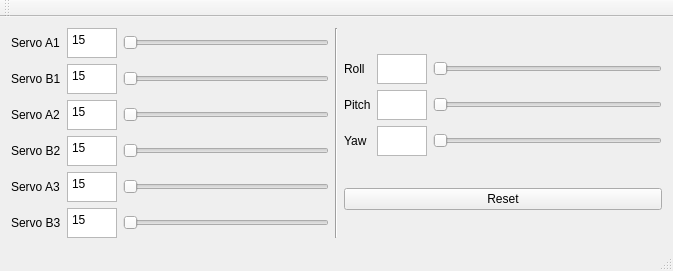
<?xml version="1.0" encoding="UTF-8"?>
<ui version="4.0">
 <class>MainWindow</class>
 <widget class="QMainWindow" name="MainWindow">
  <property name="geometry">
   <rect>
    <x>0</x>
    <y>0</y>
    <width>673</width>
    <height>245</height>
   </rect>
  </property>
  <property name="windowTitle">
   <string>MainWindow</string>
  </property>
  <widget class="QWidget" name="centralWidget">
   <layout class="QHBoxLayout" name="horizontalLayout_5">
    <item>
     <layout class="QHBoxLayout" name="horizontalLayout">
      <item>
       <layout class="QVBoxLayout" name="verticalLayout_2">
        <item>
         <layout class="QGridLayout" name="gridLayout_2">
          <item row="5" column="0">
           <widget class="QLabel" name="label_6">
            <property name="text">
             <string>Servo B3</string>
            </property>
           </widget>
          </item>
          <item row="4" column="0">
           <widget class="QLabel" name="label_5">
            <property name="text">
             <string>Servo A3</string>
            </property>
           </widget>
          </item>
          <item row="2" column="0">
           <widget class="QLabel" name="label_3">
            <property name="text">
             <string>Servo A2</string>
            </property>
           </widget>
          </item>
          <item row="5" column="4">
           <widget class="QSlider" name="horizontalSlider_6">
            <property name="minimum">
             <number>15</number>
            </property>
            <property name="maximum">
             <number>180</number>
            </property>
            <property name="value">
             <number>15</number>
            </property>
            <property name="orientation">
             <enum>Qt::Horizontal</enum>
            </property>
           </widget>
          </item>
          <item row="1" column="4">
           <widget class="QSlider" name="horizontalSlider_2">
            <property name="minimum">
             <number>15</number>
            </property>
            <property name="maximum">
             <number>180</number>
            </property>
            <property name="value">
             <number>15</number>
            </property>
            <property name="orientation">
             <enum>Qt::Horizontal</enum>
            </property>
           </widget>
          </item>
          <item row="0" column="4">
           <widget class="QSlider" name="horizontalSlider">
            <property name="minimum">
             <number>15</number>
            </property>
            <property name="maximum">
             <number>180</number>
            </property>
            <property name="value">
             <number>15</number>
            </property>
            <property name="orientation">
             <enum>Qt::Horizontal</enum>
            </property>
           </widget>
          </item>
          <item row="3" column="4">
           <widget class="QSlider" name="horizontalSlider_4">
            <property name="minimum">
             <number>15</number>
            </property>
            <property name="maximum">
             <number>180</number>
            </property>
            <property name="value">
             <number>15</number>
            </property>
            <property name="orientation">
             <enum>Qt::Horizontal</enum>
            </property>
           </widget>
          </item>
          <item row="0" column="0">
           <widget class="QLabel" name="label">
            <property name="text">
             <string>Servo A1</string>
            </property>
           </widget>
          </item>
          <item row="2" column="4">
           <widget class="QSlider" name="horizontalSlider_3">
            <property name="minimum">
             <number>15</number>
            </property>
            <property name="maximum">
             <number>180</number>
            </property>
            <property name="value">
             <number>15</number>
            </property>
            <property name="orientation">
             <enum>Qt::Horizontal</enum>
            </property>
           </widget>
          </item>
          <item row="3" column="0">
           <widget class="QLabel" name="label_4">
            <property name="text">
             <string>Servo B2</string>
            </property>
           </widget>
          </item>
          <item row="1" column="0">
           <widget class="QLabel" name="label_2">
            <property name="text">
             <string>Servo B1</string>
            </property>
           </widget>
          </item>
          <item row="2" column="1">
           <widget class="QTextEdit" name="textEdit_6">
            <property name="maximumSize">
             <size>
              <width>50</width>
              <height>30</height>
             </size>
            </property>
            <property name="html">
             <string>&lt;!DOCTYPE HTML PUBLIC &quot;-//W3C//DTD HTML 4.0//EN&quot; &quot;http://www.w3.org/TR/REC-html40/strict.dtd&quot;&gt;
&lt;html&gt;&lt;head&gt;&lt;meta name=&quot;qrichtext&quot; content=&quot;1&quot; /&gt;&lt;style type=&quot;text/css&quot;&gt;
p, li { white-space: pre-wrap; }
&lt;/style&gt;&lt;/head&gt;&lt;body style=&quot; font-family:'Sans'; font-size:9pt; font-weight:400; font-style:normal;&quot;&gt;
&lt;p style=&quot; margin-top:0px; margin-bottom:0px; margin-left:0px; margin-right:0px; -qt-block-indent:0; text-indent:0px;&quot;&gt;15&lt;/p&gt;&lt;/body&gt;&lt;/html&gt;</string>
            </property>
           </widget>
          </item>
          <item row="1" column="1">
           <widget class="QTextEdit" name="textEdit_5">
            <property name="maximumSize">
             <size>
              <width>50</width>
              <height>30</height>
             </size>
            </property>
            <property name="html">
             <string>&lt;!DOCTYPE HTML PUBLIC &quot;-//W3C//DTD HTML 4.0//EN&quot; &quot;http://www.w3.org/TR/REC-html40/strict.dtd&quot;&gt;
&lt;html&gt;&lt;head&gt;&lt;meta name=&quot;qrichtext&quot; content=&quot;1&quot; /&gt;&lt;style type=&quot;text/css&quot;&gt;
p, li { white-space: pre-wrap; }
&lt;/style&gt;&lt;/head&gt;&lt;body style=&quot; font-family:'Sans'; font-size:9pt; font-weight:400; font-style:normal;&quot;&gt;
&lt;p style=&quot; margin-top:0px; margin-bottom:0px; margin-left:0px; margin-right:0px; -qt-block-indent:0; text-indent:0px;&quot;&gt;15&lt;/p&gt;&lt;/body&gt;&lt;/html&gt;</string>
            </property>
           </widget>
          </item>
          <item row="0" column="1">
           <widget class="QTextEdit" name="textEdit_4">
            <property name="maximumSize">
             <size>
              <width>50</width>
              <height>30</height>
             </size>
            </property>
            <property name="html">
             <string>&lt;!DOCTYPE HTML PUBLIC &quot;-//W3C//DTD HTML 4.0//EN&quot; &quot;http://www.w3.org/TR/REC-html40/strict.dtd&quot;&gt;
&lt;html&gt;&lt;head&gt;&lt;meta name=&quot;qrichtext&quot; content=&quot;1&quot; /&gt;&lt;style type=&quot;text/css&quot;&gt;
p, li { white-space: pre-wrap; }
&lt;/style&gt;&lt;/head&gt;&lt;body style=&quot; font-family:'Sans'; font-size:9pt; font-weight:400; font-style:normal;&quot;&gt;
&lt;p style=&quot; margin-top:0px; margin-bottom:0px; margin-left:0px; margin-right:0px; -qt-block-indent:0; text-indent:0px;&quot;&gt;15&lt;/p&gt;&lt;/body&gt;&lt;/html&gt;</string>
            </property>
           </widget>
          </item>
          <item row="3" column="1">
           <widget class="QTextEdit" name="textEdit_7">
            <property name="maximumSize">
             <size>
              <width>50</width>
              <height>30</height>
             </size>
            </property>
            <property name="html">
             <string>&lt;!DOCTYPE HTML PUBLIC &quot;-//W3C//DTD HTML 4.0//EN&quot; &quot;http://www.w3.org/TR/REC-html40/strict.dtd&quot;&gt;
&lt;html&gt;&lt;head&gt;&lt;meta name=&quot;qrichtext&quot; content=&quot;1&quot; /&gt;&lt;style type=&quot;text/css&quot;&gt;
p, li { white-space: pre-wrap; }
&lt;/style&gt;&lt;/head&gt;&lt;body style=&quot; font-family:'Sans'; font-size:9pt; font-weight:400; font-style:normal;&quot;&gt;
&lt;p style=&quot; margin-top:0px; margin-bottom:0px; margin-left:0px; margin-right:0px; -qt-block-indent:0; text-indent:0px;&quot;&gt;15&lt;/p&gt;&lt;/body&gt;&lt;/html&gt;</string>
            </property>
           </widget>
          </item>
          <item row="4" column="1">
           <widget class="QTextEdit" name="textEdit_8">
            <property name="maximumSize">
             <size>
              <width>50</width>
              <height>30</height>
             </size>
            </property>
            <property name="html">
             <string>&lt;!DOCTYPE HTML PUBLIC &quot;-//W3C//DTD HTML 4.0//EN&quot; &quot;http://www.w3.org/TR/REC-html40/strict.dtd&quot;&gt;
&lt;html&gt;&lt;head&gt;&lt;meta name=&quot;qrichtext&quot; content=&quot;1&quot; /&gt;&lt;style type=&quot;text/css&quot;&gt;
p, li { white-space: pre-wrap; }
&lt;/style&gt;&lt;/head&gt;&lt;body style=&quot; font-family:'Sans'; font-size:9pt; font-weight:400; font-style:normal;&quot;&gt;
&lt;p style=&quot; margin-top:0px; margin-bottom:0px; margin-left:0px; margin-right:0px; -qt-block-indent:0; text-indent:0px;&quot;&gt;15&lt;/p&gt;&lt;/body&gt;&lt;/html&gt;</string>
            </property>
           </widget>
          </item>
          <item row="5" column="1">
           <widget class="QTextEdit" name="textEdit_9">
            <property name="maximumSize">
             <size>
              <width>50</width>
              <height>30</height>
             </size>
            </property>
            <property name="html">
             <string>&lt;!DOCTYPE HTML PUBLIC &quot;-//W3C//DTD HTML 4.0//EN&quot; &quot;http://www.w3.org/TR/REC-html40/strict.dtd&quot;&gt;
&lt;html&gt;&lt;head&gt;&lt;meta name=&quot;qrichtext&quot; content=&quot;1&quot; /&gt;&lt;style type=&quot;text/css&quot;&gt;
p, li { white-space: pre-wrap; }
&lt;/style&gt;&lt;/head&gt;&lt;body style=&quot; font-family:'Sans'; font-size:9pt; font-weight:400; font-style:normal;&quot;&gt;
&lt;p style=&quot; margin-top:0px; margin-bottom:0px; margin-left:0px; margin-right:0px; -qt-block-indent:0; text-indent:0px;&quot;&gt;15&lt;/p&gt;&lt;/body&gt;&lt;/html&gt;</string>
            </property>
           </widget>
          </item>
          <item row="4" column="4">
           <widget class="QSlider" name="horizontalSlider_5">
            <property name="minimum">
             <number>15</number>
            </property>
            <property name="maximum">
             <number>180</number>
            </property>
            <property name="value">
             <number>15</number>
            </property>
            <property name="orientation">
             <enum>Qt::Horizontal</enum>
            </property>
           </widget>
          </item>
         </layout>
        </item>
       </layout>
      </item>
      <item>
       <widget class="Line" name="line">
        <property name="orientation">
         <enum>Qt::Vertical</enum>
        </property>
       </widget>
      </item>
      <item>
       <layout class="QVBoxLayout" name="verticalLayout_3">
        <item>
         <layout class="QGridLayout" name="gridLayout">
          <item row="1" column="3">
           <widget class="QSlider" name="horizontalSlider_8">
            <property name="orientation">
             <enum>Qt::Horizontal</enum>
            </property>
           </widget>
          </item>
          <item row="0" column="3">
           <widget class="QSlider" name="horizontalSlider_9">
            <property name="orientation">
             <enum>Qt::Horizontal</enum>
            </property>
           </widget>
          </item>
          <item row="2" column="1">
           <widget class="QTextEdit" name="textEdit_3">
            <property name="maximumSize">
             <size>
              <width>50</width>
              <height>30</height>
             </size>
            </property>
           </widget>
          </item>
          <item row="2" column="0">
           <widget class="QLabel" name="label_9">
            <property name="text">
             <string>Yaw</string>
            </property>
           </widget>
          </item>
          <item row="0" column="1">
           <widget class="QTextEdit" name="textEdit">
            <property name="minimumSize">
             <size>
              <width>50</width>
              <height>30</height>
             </size>
            </property>
            <property name="maximumSize">
             <size>
              <width>50</width>
              <height>30</height>
             </size>
            </property>
           </widget>
          </item>
          <item row="1" column="0">
           <widget class="QLabel" name="label_8">
            <property name="text">
             <string>Pitch</string>
            </property>
           </widget>
          </item>
          <item row="0" column="0">
           <widget class="QLabel" name="label_7">
            <property name="text">
             <string>Roll</string>
            </property>
           </widget>
          </item>
          <item row="1" column="1">
           <widget class="QTextEdit" name="textEdit_2">
            <property name="maximumSize">
             <size>
              <width>50</width>
              <height>30</height>
             </size>
            </property>
           </widget>
          </item>
          <item row="2" column="3">
           <widget class="QSlider" name="horizontalSlider_7">
            <property name="orientation">
             <enum>Qt::Horizontal</enum>
            </property>
           </widget>
          </item>
         </layout>
        </item>
        <item>
         <widget class="QPushButton" name="pushButton">
          <property name="text">
           <string>Reset</string>
          </property>
         </widget>
        </item>
       </layout>
      </item>
     </layout>
    </item>
   </layout>
  </widget>
  <widget class="QMenuBar" name="menuBar">
   <property name="geometry">
    <rect>
     <x>0</x>
     <y>0</y>
     <width>673</width>
     <height>20</height>
    </rect>
   </property>
  </widget>
  <widget class="QToolBar" name="mainToolBar">
   <attribute name="toolBarArea">
    <enum>TopToolBarArea</enum>
   </attribute>
   <attribute name="toolBarBreak">
    <bool>false</bool>
   </attribute>
  </widget>
  <widget class="QStatusBar" name="statusBar"/>
 </widget>
 <layoutdefault spacing="6" margin="11"/>
 <resources/>
 <connections/>
</ui>
